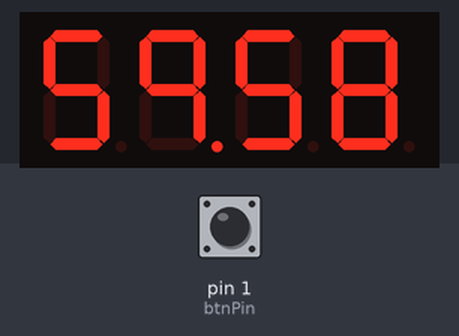
Simulated run of this sketch. Board: Arduino Uno, built with avr-gcc and run on an emulated ATmega328P. Shown: 4-digit seven-segment display. Wiring (inferred from the names in the program): 4-digit 7-segment display, segments lit when LOW: segments pin 9, pin 8, pin 7, pin 6, pin 5, pin 4, pin 3, pin 2; digit selects pin 13, pin 12, pin 11, pin 10. The inputs (shaded band) are chosen by the test bench; at power-on: pin 1 (btnPin) HIGH. The segment pins are drawn as the display they are named for.

Above: at 1.2 s.
1.3 s: pin 1 (btnPin) pulled LOW for 0.15 s
At 1.44 s:
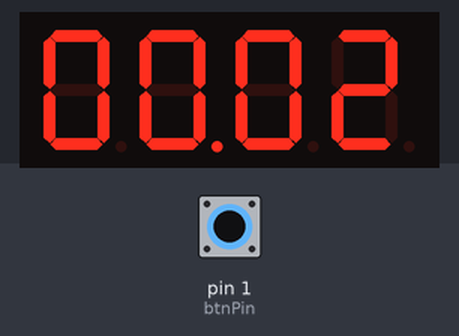
2.0 s: pin 1 (btnPin) pulled LOW for 1 s
At 2.31 s:
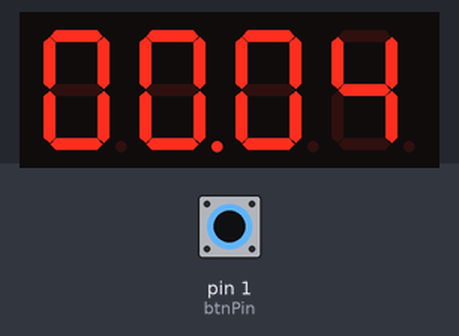
4.5 s: pin 1 (btnPin) pulled LOW for 0.15 s
5.2 s: pin 1 (btnPin) pulled LOW for 1 s
At 5.9 s:
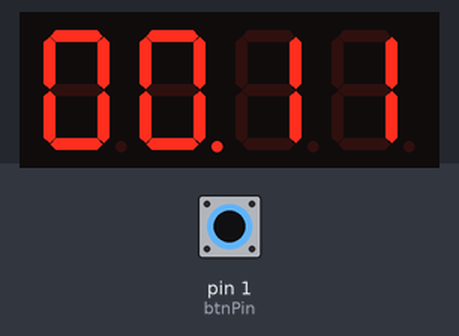
Timing chart, 0 to 7.8 s (numbered marks = the images above; inputs shaded):
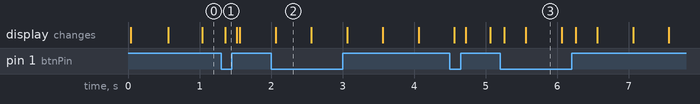

Measured:
- after the input at 1.3 s, the display: changes after 0.06 s (image 1)
- what the display in image 2 shows lasts 0.5 s, from 2.1 s to 2.6 s

The sketch:

Second.ino
```cpp
const byte segment_pins[8] = {9, 8, 7, 6, 5, 4, 3, 2};
const byte power_pins[4] = {10, 11, 12, 13};
const byte digit[10][8] = {
  {0, 0, 0, 0, 0, 0, 1, 1},
  {1, 0, 0, 1, 1, 1, 1, 1},
  {0, 0, 1, 0, 0, 1, 0, 1},
  {0, 0, 0, 0, 1, 1, 0, 1},
  {1, 0, 0, 1, 1, 0, 0, 1},
  {0, 1, 0, 0, 1, 0, 0, 1},
  {1, 1, 0, 0, 0, 0, 0, 1},
  {0, 0, 0, 1, 1, 1, 1, 1},
  {0, 0, 0, 0, 0, 0, 0, 1},
  {0, 0, 0, 1, 1, 0, 0, 1},
};
const byte scan[4][4] = {
  {1, 0, 0, 0},
  {0, 1, 0, 0},
  {0, 0, 1, 0},
  {0, 0, 0, 1}
};
const byte btnPin = 1;

// pin


const unsigned long End_Time = 3600;
byte d[4] = {0 , 0 , 0 , 0};
unsigned long start_time, count;
bool CounterClock = true ;

void setup()
{
  for (byte i = 0; i < 8; i++) {
    pinMode(segment_pins[i], OUTPUT);
  }
  for (byte i = 0; i < 4; i++) {
    pinMode(power_pins[i], OUTPUT);
  }

  pinMode(btnPin , INPUT_PULLUP);

  start_time = millis()/500;


}

void loop()
{
  count = (millis()/500 - start_time) % 10000 ;
  set_decimal(count);
  for(byte k = 0; k < 4; k++){

    if(digitalRead(btnPin) == HIGH)
    {
      CounterClock = true;
    }
    else
    {
      CounterClock = false;
    }


    for(byte j = 0; j < 4; j++) {
      digitalWrite(power_pins[j],LOW);
    }

    for(byte j = 0; j < 8; j++){
      digitalWrite(segment_pins[j], digit[d[k]][j]);
    }


    for(byte j = 0; j < 4; j++) {
      digitalWrite(power_pins[j], scan[k][j]);
      if(k==2)
      	digitalWrite(segment_pins[7],LOW);
    }


    delay(2);
  }
}

void set_decimal(int count){

  if( CounterClock )
  {
   count= End_Time -count;
  }
  if(count>=3600 || count<0 )
  {
    count = 0;
  }


   d[0] = count%10;
  d[1] = (count/10)%6;
  d[2] = (count/60)%10;
  d[3] = (count/600)%6;


}
```
